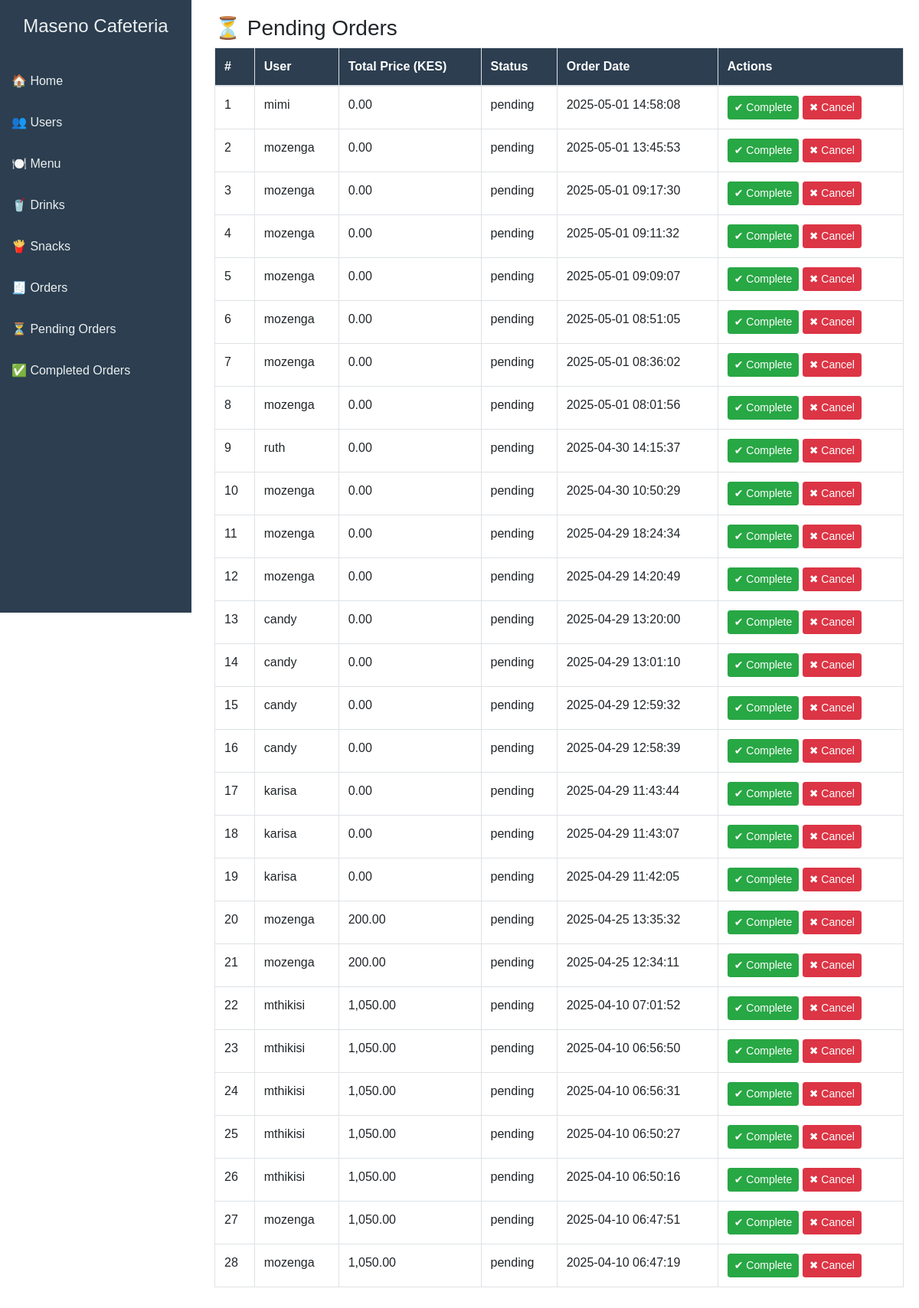
/pending_orders.php, run on the app's committed database.
### tables this page shows
CREATE TABLE `orders` (
  `id` int(11) NOT NULL,
  `user_id` int(11) NOT NULL,
  `order_date` timestamp NOT NULL DEFAULT current_timestamp(),
  `total` decimal(10,2) NOT NULL,
  `status` enum('pending','completed','cancelled') DEFAULT 'pending',
  `total_price` decimal(10,2) DEFAULT NULL,
  `pickup_method` varchar(255) DEFAULT NULL,
  `address` text DEFAULT NULL,
  `latitude` decimal(10,6) DEFAULT NULL,
  `longitude` decimal(10,6) DEFAULT NULL,
  `payment_method` varchar(50) NOT NULL,
  `delivery_address` varchar(255) DEFAULT NULL
);

CREATE TABLE `users` (
  `id` int(11) NOT NULL,
  `username` varchar(100) DEFAULT NULL,
  `full_name` varchar(100) NOT NULL,
  `email` varchar(100) NOT NULL,
  `password` varchar(255) NOT NULL,
  `phone` varchar(20) DEFAULT NULL,
  `role` enum('customer','admin') DEFAULT 'customer',
  `created_at` timestamp NOT NULL DEFAULT current_timestamp(),
  `profile_image` varchar(255) DEFAULT NULL
);

### pending_orders.php (the view, shortened to what this page needs)
<?php
include 'db_connect.php';
$query = mysqli_query($conn, "
    SELECT o.*, u.username
    FROM orders o
    JOIN users u ON o.user_id = u.id
    WHERE o.status = 'Pending'
    ORDER BY o.order_date DESC
");
?>
<!DOCTYPE html>
<html lang="en">
<head>
    <link rel="stylesheet" href="https://stackpath.bootstrapcdn.com/bootstrap/4.5.2/css/bootstrap.min.css">
</head>
<body>
<div class="sidebar">
    <h4>Maseno Cafeteria</h4>
    <a href="admin_dashboard.php">🏠 Home</a>
    <a href="users.php">👥 Users</a>
    <a href="menu.php">🍽️ Menu</a>
    <a href="drinks.php">🥤 Drinks</a>
    <a href="snacks.php">🍟 Snacks</a>
    <a href="orders.php">🧾 Orders</a>
    <a href="pending_orders.php">⏳ Pending Orders</a>
    <a href="completed_orders.php">✅ Completed Orders</a>
</div>
<div class="main-content">
    <h3>⏳ Pending Orders</h3>
    <table class="table table-bordered table-hover">
        <thead>
            <tr>
                <th>#</th>
                <th>User</th>
                <th>Total Price (KES)</th>
                <th>Status</th>
                <th>Order Date</th>
                <th>Actions</th>
            </tr>
        </thead>
        <tbody>
        <?php
        $count = 1;
        while ($row = mysqli_fetch_assoc($query)): ?>
            <tr>
                <td><?= $count++ ?></td>
                <td><?= htmlspecialchars($row['username']) ?></td>
                <td><?= number_format($row['total_price'], 2) ?></td>
                <td><?= htmlspecialchars($row['status']) ?></td>
                <td><?= htmlspecialchars($row['order_date']) ?></td>
                <td>
                    <a href="update_order_status.php?id=<?= $row['id'] ?>&status=Completed" class="btn btn-success btn-sm">✔ Complete</a>
                    <a href="update_order_status.php?id=<?= $row['id'] ?>&status=Cancelled" class="btn btn-danger btn-sm">✖ Cancel</a>
                </td>
            </tr>
        <?php endwhile; ?>
        </tbody>
    </table>
</div>
</body>
</html>

### pending_orders.php (style rules this page uses)
body { font-family: Arial, sans-serif; }
.sidebar { width: 250px; background-color: #2c3e50; min-height: 100vh; padding-top: 20px; position: fixed; }
.sidebar h4 { color: #ecf0f1; text-align: center; margin-bottom: 30px; }
.sidebar a { color: #ecf0f1; padding: 15px; display: block; text-decoration: none; }
.main-content { margin-left: 260px; padding: 20px; }
.table thead th { background-color: #2c3e50; color: #fff; }

### data on the page
orders: user.username "mimi", total_price "0.00", status "pending", order_date "2025-05-01 14:58:08"
orders: user.username "mozenga", total_price "0.00", status "pending", order_date "2025-05-01 13:45:53"
orders: user.username "mozenga", total_price "0.00", status "pending", order_date "2025-05-01 09:17:30"
orders: user.username "mozenga", total_price "0.00", status "pending", order_date "2025-05-01 09:11:32"
orders: user.username "mozenga", total_price "0.00", status "pending", order_date "2025-05-01 09:09:07"
orders: user.username "mozenga", total_price "0.00", status "pending", order_date "2025-05-01 08:51:05"
orders: user.username "mozenga", total_price "0.00", status "pending", order_date "2025-05-01 08:36:02"
orders: user.username "mozenga", total_price "0.00", status "pending", order_date "2025-05-01 08:01:56"
orders: user.username "ruth", total_price "0.00", status "pending", order_date "2025-04-30 14:15:37"
orders: user.username "mozenga", total_price "0.00", status "pending", order_date "2025-04-30 10:50:29"
orders: user.username "mozenga", total_price "0.00", status "pending", order_date "2025-04-29 18:24:34"
orders: user.username "mozenga", total_price "0.00", status "pending", order_date "2025-04-29 14:20:49"
orders: user.username "candy", total_price "0.00", status "pending", order_date "2025-04-29 13:20:00"
orders: user.username "candy", total_price "0.00", status "pending", order_date "2025-04-29 13:01:10"
orders: user.username "candy", total_price "0.00", status "pending", order_date "2025-04-29 12:59:32"
orders: user.username "candy", total_price "0.00", status "pending", order_date "2025-04-29 12:58:39"
orders: user.username "karisa", total_price "0.00", status "pending", order_date "2025-04-29 11:43:44"
orders: user.username "karisa", total_price "0.00", status "pending", order_date "2025-04-29 11:43:07"
orders: user.username "karisa", total_price "0.00", status "pending", order_date "2025-04-29 11:42:05"
orders: user.username "mozenga", total_price "200.00", status "pending", order_date "2025-04-25 13:35:32"
orders: user.username "mozenga", total_price "200.00", status "pending", order_date "2025-04-25 12:34:11"
orders: user.username "mthikisi", total_price "1,050.00", status "pending", order_date "2025-04-10 07:01:52"
orders: user.username "mthikisi", total_price "1,050.00", status "pending", order_date "2025-04-10 06:56:50"
orders: user.username "mthikisi", total_price "1,050.00", status "pending", order_date "2025-04-10 06:56:31"
orders: user.username "mthikisi", total_price "1,050.00", status "pending", order_date "2025-04-10 06:50:27"
orders: user.username "mthikisi", total_price "1,050.00", status "pending", order_date "2025-04-10 06:50:16"
orders: user.username "mozenga", total_price "1,050.00", status "pending", order_date "2025-04-10 06:47:51"
orders: user.username "mozenga", total_price "1,050.00", status "pending", order_date "2025-04-10 06:47:19"
